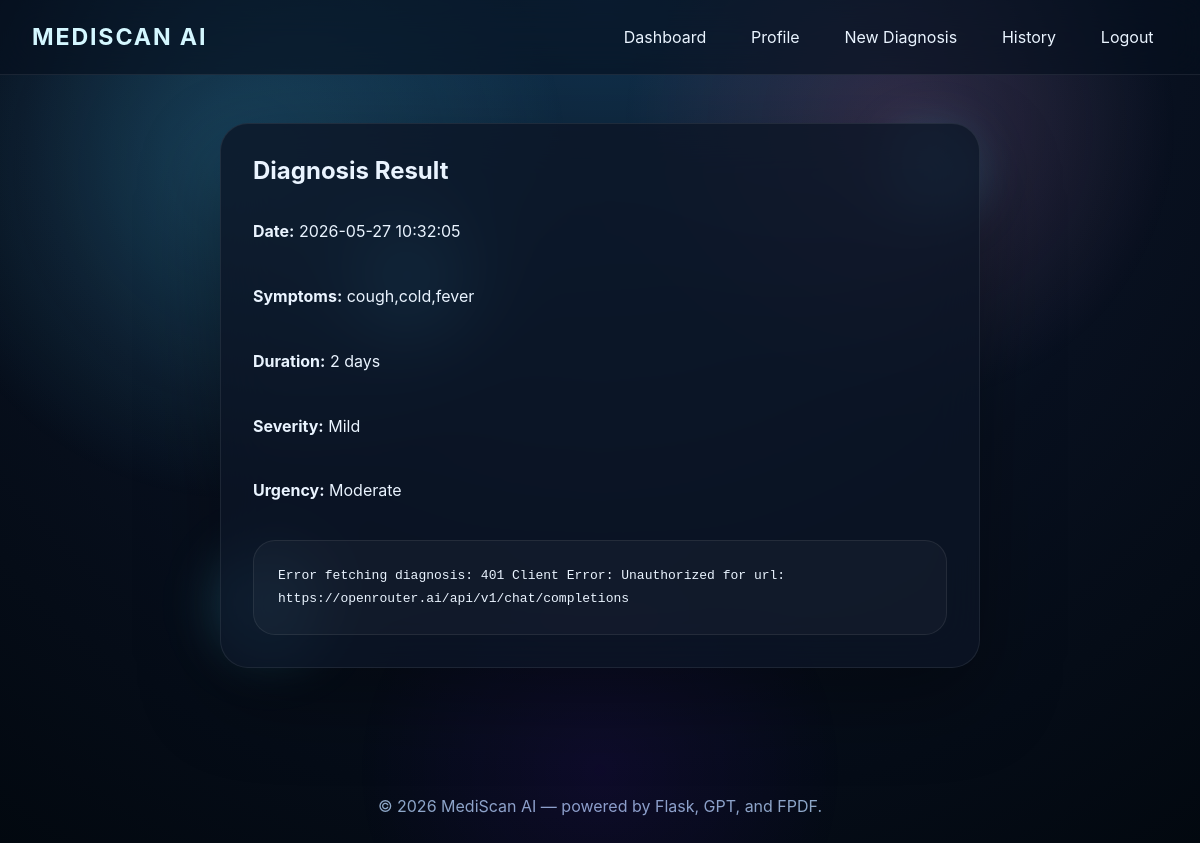
The app's page /diagnosis/1 (signed in) with its own data.
### tables this page shows
CREATE TABLE disease_history (history_id INTEGER PRIMARY KEY AUTOINCREMENT,user_id INTEGER NOT NULL,patient_id INTEGER NOT NULL,symptoms TEXT,symptom_duration TEXT,severity TEXT,diagnosis_text TEXT,urgency TEXT,report_filename TEXT,created_at TIMESTAMP DEFAULT CURRENT_TIMESTAMP,FOREIGN KEY(user_id) REFERENCES users(id),FOREIGN KEY(patient_id) REFERENCES patients(patient_id));

### app.py (the view)
@app.route('/diagnosis/<int:history_id>')
def diagnosis_result(history_id):
    user = get_current_user()
    if not user:
        return redirect(url_for('login'))
    conn = get_db_connection()
    record = conn.execute('SELECT * FROM disease_history WHERE history_id = ? AND user_id = ?', (history_id, user['id'])).fetchone()
    conn.close()
    if not record:
        flash('Diagnosis record not found.', 'error')
        return redirect(url_for('dashboard'))
    return render_template('diagnosis_result.html', user=user, record=record)

### app.py (called while the page is built)
def get_db_connection():
    conn = sqlite3.connect(DB_PATH)
    conn.row_factory = sqlite3.Row
    return conn

def get_current_user():
    user_id = session.get('user_id')
    if not user_id:
        return None
    conn = get_db_connection()
    user = conn.execute('SELECT * FROM users WHERE id = ?', (user_id,)).fetchone()
    conn.close()
    return user

### templates/diagnosis_result.html (shortened to what this page needs)
{% extends 'base.html' %}
{% block content %}
<section class="report-shell glass-card">
    <h2>Diagnosis Result</h2>
    <div class="report-summary">
        <p><strong>Date:</strong> {{ record.created_at }}</p>
        <p><strong>Symptoms:</strong> {{ record.symptoms }}</p>
        <p><strong>Duration:</strong> {{ record.symptom_duration }}</p>
        <p><strong>Severity:</strong> {{ record.severity }}</p>
        <p><strong>Urgency:</strong> {{ record.urgency }}</p>
    </div>
    <div class="report-output">
        <pre>{{ record.diagnosis_text }}</pre>
    </div>
</section>
{% endblock %}

### static/css/style.css (style rules this page uses)
:root { color-scheme: dark; --bg: #08101f; --surface: rgba(17, 28, 45, 0.85); --surface-strong: rgba(14, 20, 35, 0.95); --surface-soft: rgba(12, 19, 32, 0.65); --accent: #4bd1ff; --accent-soft: rgba(75, 209, 255, 0.16); --text: #eaf4ff; --muted: #8ea9c8; --border: rgba(255, 255, 255, 0.12); --shadow: 0 30px 80px rgba(0, 0, 0, 0.35); font-family: Inter, ui-sans-serif, system-ui, -apple-system, BlinkMacSystemFont, sans-serif; }
* { box-sizing: border-box; }
html, body { margin: 0; min-height: 100%; background: radial-gradient(circle at top, #11314c 0%, #08101f 56%, #02080f 100%); color: var(--text); }
body { overflow-x: hidden; }
body::before { content: ""; position: fixed; inset: 0; background: radial-gradient(circle at 20% 20%, rgba(75, 209, 255, 0.22), transparent 28%), radial-gradient(circle at 75% 15%, rgba(255, 120, 180, 0.16), transparent 24%), radial-gradient(circle at 50% 90%, rgba(120, 0, 255, 0.08), transparent 25%); pointer-events: none; z-index: 0; }
.glass-card { position: relative; border-radius: 28px; border: 1px solid rgba(255,255,255,0.08); background: rgba(12, 21, 37, 0.79); box-shadow: var(--shadow); backdrop-filter: blur(24px); padding: 2rem; }
.form-shell, .report-shell, .history-shell { max-width: 760px; margin: 0 auto; }
.form-shell h2, .report-shell h2, .history-shell h2 { margin-top: 0; }
.report-summary { display: grid; gap: 0.8rem; margin-bottom: 1.5rem; }
.report-output { padding: 1.5rem; background: rgba(255,255,255,0.03); border-radius: 22px; border: 1px solid rgba(255,255,255,0.08); }
.report-output pre { white-space: pre-wrap; margin: 0; line-height: 1.7; color: var(--text); }

### records on screen
disease_history: created_at "2026-05-27 10:32:05", symptoms "cough,cold,fever", symptom_duration "2 days", severity "Mild", urgency "Moderate", diagnosis_text "Error fetching diagnosis: 401 Client Error: Unauthorized for url: https://openrouter.ai/api/v1/chat/completions"
